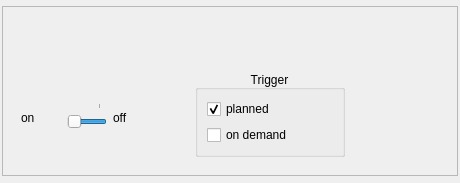
<?xml version="1.0" encoding="UTF-8"?>
<ui version="4.0">
 <class>heatingManagerWidgetListView</class>
 <widget class="QWidget" name="heatingManagerWidgetListView">
  <property name="geometry">
   <rect>
    <x>0</x>
    <y>0</y>
    <width>460</width>
    <height>183</height>
   </rect>
  </property>
  <property name="windowTitle">
   <string>Form</string>
  </property>
  <layout class="QVBoxLayout" name="verticalLayout_5">
   <property name="spacing">
    <number>0</number>
   </property>
   <property name="leftMargin">
    <number>0</number>
   </property>
   <property name="topMargin">
    <number>0</number>
   </property>
   <property name="rightMargin">
    <number>0</number>
   </property>
   <property name="bottomMargin">
    <number>0</number>
   </property>
   <item>
    <widget class="QWidget" name="heatingManagerWidgetContent" native="true">
     <layout class="QVBoxLayout" name="contentVerticalLayout">
      <property name="spacing">
       <number>2</number>
      </property>
      <property name="leftMargin">
       <number>2</number>
      </property>
      <property name="topMargin">
       <number>2</number>
      </property>
      <property name="rightMargin">
       <number>2</number>
      </property>
      <property name="bottomMargin">
       <number>2</number>
      </property>
      <item>
       <widget class="QFrame" name="mainArea">
        <property name="minimumSize">
         <size>
          <width>0</width>
          <height>170</height>
         </size>
        </property>
        <property name="maximumSize">
         <size>
          <width>16777215</width>
          <height>170</height>
         </size>
        </property>
        <property name="styleSheet">
         <string notr="true"/>
        </property>
        <property name="frameShape">
         <enum>QFrame::Shape::StyledPanel</enum>
        </property>
        <property name="frameShadow">
         <enum>QFrame::Shadow::Raised</enum>
        </property>
        <layout class="QVBoxLayout" name="verticalLayout_2">
         <item>
          <widget class="QLabel" name="managerTitle">
           <property name="minimumSize">
            <size>
             <width>200</width>
             <height>40</height>
            </size>
           </property>
           <property name="maximumSize">
            <size>
             <width>16777215</width>
             <height>40</height>
            </size>
           </property>
           <property name="font">
            <font>
             <pointsize>12</pointsize>
            </font>
           </property>
           <property name="layoutDirection">
            <enum>Qt::LayoutDirection::RightToLeft</enum>
           </property>
           <property name="text">
            <string/>
           </property>
           <property name="alignment">
            <set>Qt::AlignmentFlag::AlignCenter</set>
           </property>
           <property name="margin">
            <number>0</number>
           </property>
          </widget>
         </item>
         <item>
          <layout class="QHBoxLayout" name="horizontalLayout">
           <property name="spacing">
            <number>2</number>
           </property>
           <item>
            <widget class="QWidget" name="onOffManager" native="true">
             <property name="minimumSize">
              <size>
               <width>150</width>
               <height>40</height>
              </size>
             </property>
             <property name="maximumSize">
              <size>
               <width>150</width>
               <height>40</height>
              </size>
             </property>
             <layout class="QHBoxLayout" name="horizontalLayout_2">
              <item>
               <widget class="QLabel" name="onLabel">
                <property name="minimumSize">
                 <size>
                  <width>50</width>
                  <height>30</height>
                 </size>
                </property>
                <property name="maximumSize">
                 <size>
                  <width>45</width>
                  <height>16777215</height>
                 </size>
                </property>
                <property name="styleSheet">
                 <string notr="true"/>
                </property>
                <property name="text">
                 <string>on</string>
                </property>
               </widget>
              </item>
              <item>
               <widget class="QSlider" name="onOffSlider">
                <property name="minimumSize">
                 <size>
                  <width>40</width>
                  <height>30</height>
                 </size>
                </property>
                <property name="maximumSize">
                 <size>
                  <width>40</width>
                  <height>30</height>
                 </size>
                </property>
                <property name="accessibleName">
                 <string/>
                </property>
                <property name="autoFillBackground">
                 <bool>false</bool>
                </property>
                <property name="styleSheet">
                 <string notr="true"/>
                </property>
                <property name="minimum">
                 <number>0</number>
                </property>
                <property name="maximum">
                 <number>1</number>
                </property>
                <property name="singleStep">
                 <number>0</number>
                </property>
                <property name="pageStep">
                 <number>0</number>
                </property>
                <property name="value">
                 <number>1</number>
                </property>
                <property name="sliderPosition">
                 <number>1</number>
                </property>
                <property name="tracking">
                 <bool>true</bool>
                </property>
                <property name="orientation">
                 <enum>Qt::Orientation::Horizontal</enum>
                </property>
                <property name="invertedAppearance">
                 <bool>true</bool>
                </property>
                <property name="tickPosition">
                 <enum>QSlider::TickPosition::TicksAbove</enum>
                </property>
                <property name="tickInterval">
                 <number>5</number>
                </property>
               </widget>
              </item>
              <item>
               <widget class="QLabel" name="offLabel">
                <property name="minimumSize">
                 <size>
                  <width>40</width>
                  <height>30</height>
                 </size>
                </property>
                <property name="maximumSize">
                 <size>
                  <width>40</width>
                  <height>30</height>
                 </size>
                </property>
                <property name="styleSheet">
                 <string notr="true"/>
                </property>
                <property name="text">
                 <string>off</string>
                </property>
               </widget>
              </item>
             </layout>
            </widget>
           </item>
           <item>
            <widget class="QWidget" name="setpointTriggerArea" native="true">
             <property name="minimumSize">
              <size>
               <width>250</width>
               <height>100</height>
              </size>
             </property>
             <property name="maximumSize">
              <size>
               <width>16777215</width>
               <height>100</height>
              </size>
             </property>
             <layout class="QVBoxLayout" name="verticalLayout">
              <property name="spacing">
               <number>2</number>
              </property>
              <property name="leftMargin">
               <number>2</number>
              </property>
              <property name="topMargin">
               <number>2</number>
              </property>
              <property name="rightMargin">
               <number>2</number>
              </property>
              <property name="bottomMargin">
               <number>2</number>
              </property>
              <item>
               <layout class="QHBoxLayout" name="horizontalLayout_4">
                <property name="spacing">
                 <number>2</number>
                </property>
                <property name="topMargin">
                 <number>2</number>
                </property>
                <property name="bottomMargin">
                 <number>2</number>
                </property>
                <item>
                 <layout class="QHBoxLayout" name="setpointAreaLayout">
                  <property name="spacing">
                   <number>0</number>
                  </property>
                 </layout>
                </item>
                <item>
                 <widget class="QGroupBox" name="triggerModeGroupBox">
                  <property name="minimumSize">
                   <size>
                    <width>150</width>
                    <height>0</height>
                   </size>
                  </property>
                  <property name="maximumSize">
                   <size>
                    <width>150</width>
                    <height>100</height>
                   </size>
                  </property>
                  <property name="title">
                   <string>Trigger</string>
                  </property>
                  <property name="alignment">
                   <set>Qt::AlignmentFlag::AlignBottom|Qt::AlignmentFlag::AlignHCenter</set>
                  </property>
                  <property name="flat">
                   <bool>false</bool>
                  </property>
                  <layout class="QVBoxLayout" name="verticalLayout_4">
                   <item>
                    <widget class="QCheckBox" name="plannedCheckBox">
                     <property name="minimumSize">
                      <size>
                       <width>100</width>
                       <height>0</height>
                      </size>
                     </property>
                     <property name="maximumSize">
                      <size>
                       <width>100</width>
                       <height>16777215</height>
                      </size>
                     </property>
                     <property name="text">
                      <string>planned</string>
                     </property>
                     <property name="checked">
                      <bool>true</bool>
                     </property>
                     <property name="autoExclusive">
                      <bool>true</bool>
                     </property>
                    </widget>
                   </item>
                   <item>
                    <widget class="QCheckBox" name="onDemandCheckBox">
                     <property name="minimumSize">
                      <size>
                       <width>100</width>
                       <height>0</height>
                      </size>
                     </property>
                     <property name="maximumSize">
                      <size>
                       <width>100</width>
                       <height>16777215</height>
                      </size>
                     </property>
                     <property name="text">
                      <string>on demand</string>
                     </property>
                     <property name="autoExclusive">
                      <bool>true</bool>
                     </property>
                    </widget>
                   </item>
                  </layout>
                 </widget>
                </item>
                <item>
                 <widget class="QLabel" name="derogatedStatusArea">
                  <property name="minimumSize">
                   <size>
                    <width>40</width>
                    <height>50</height>
                   </size>
                  </property>
                  <property name="maximumSize">
                   <size>
                    <width>40</width>
                    <height>50</height>
                   </size>
                  </property>
                  <property name="styleSheet">
                   <string notr="true"/>
                  </property>
                  <property name="text">
                   <string/>
                  </property>
                  <property name="alignment">
                   <set>Qt::AlignmentFlag::AlignCenter</set>
                  </property>
                 </widget>
                </item>
               </layout>
              </item>
             </layout>
            </widget>
           </item>
          </layout>
         </item>
        </layout>
       </widget>
      </item>
     </layout>
    </widget>
   </item>
  </layout>
 </widget>
 <resources/>
 <connections/>
</ui>
